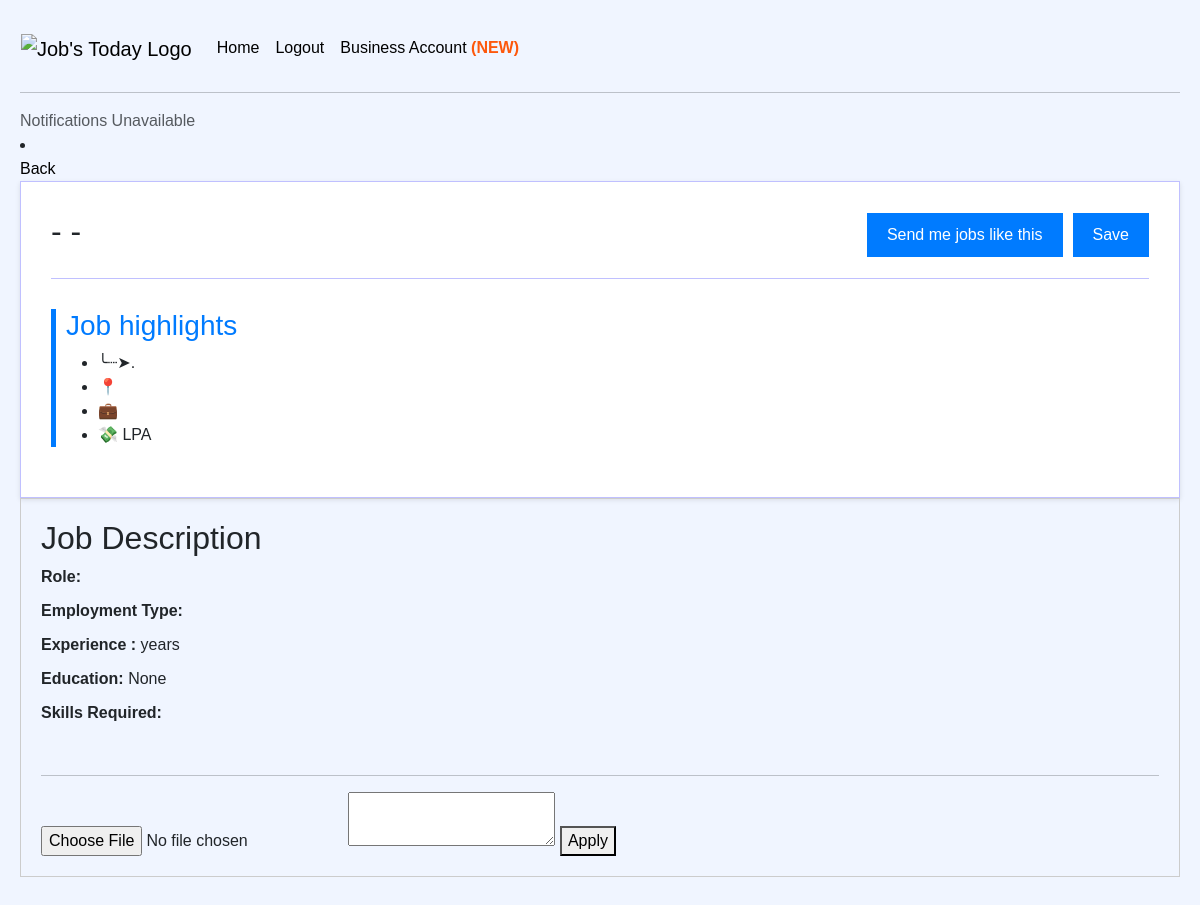
The page /applicant/application/detail/12/ (signed in) on the database as committed earlier.
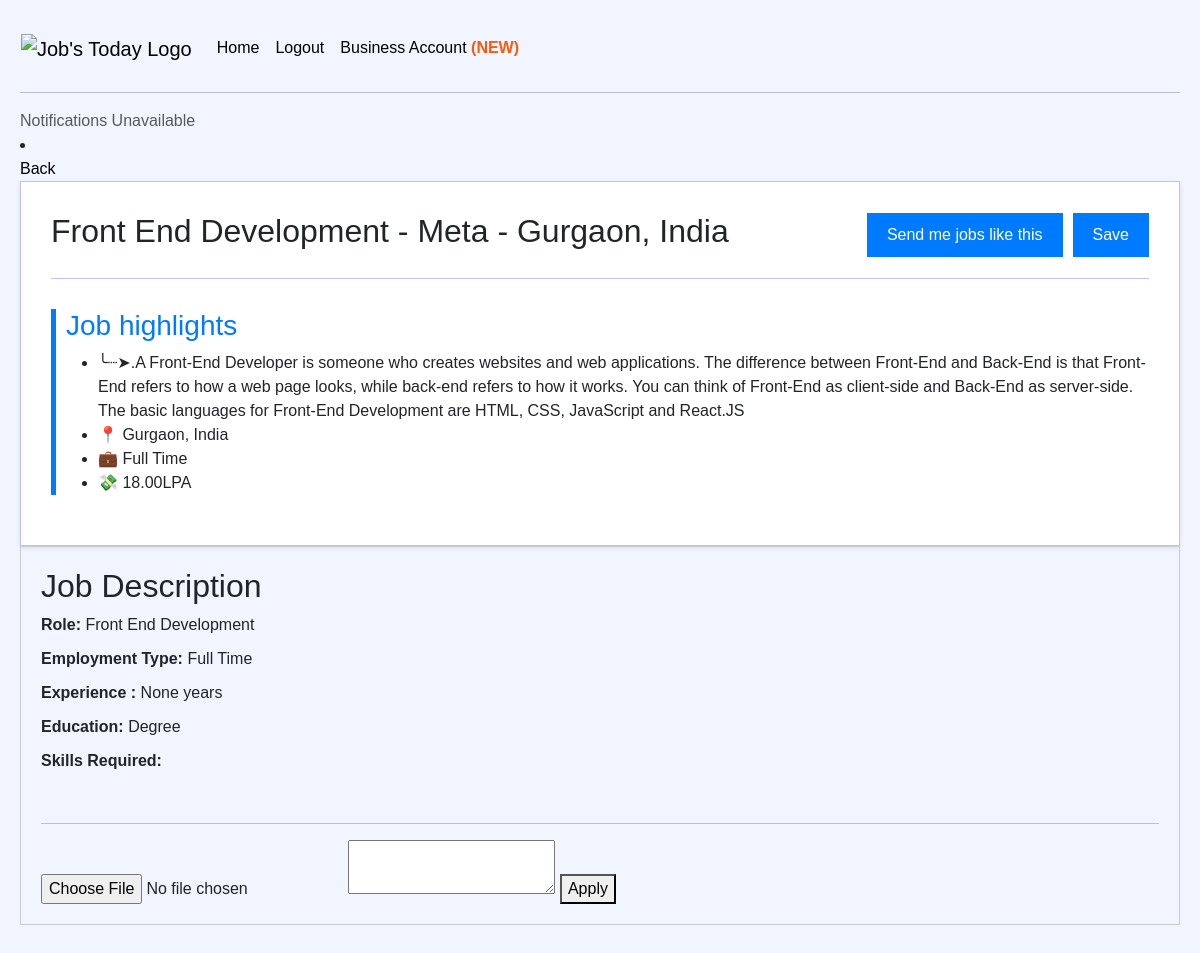
The same page on the database as committed later.
### main_app/models.py (models this page shows, shortened)
class JobAds(models.Model):
    company = models.ForeignKey(Company, on_delete=models.CASCADE, related_name='job_posts')
    title = models.CharField(max_length=100)
    description = models.TextField()
    location = models.CharField(max_length=100, null=True, blank=True)
    employment_type = models.ForeignKey(JobType,on_delete=models.SET_NULL, null=True, blank=True)  # e.g., Full-time, Part-time
    experience_required = models.IntegerField(null=True, blank=True)  # Number of years required
    education_required = models.ForeignKey(Education, on_delete=models.SET_NULL, null=True, blank=True)
    skills_required = models.ManyToManyField(Skill, related_name='job_posts')
    salary = models.DecimalField(max_digits=10, decimal_places=2, null=True, blank=True)
    posted_at = models.DateTimeField(auto_now_add=True)
    created_at = models.DateTimeField(auto_now=True)

class Company(models.Model):
    user = models.ForeignKey(CustomUser, on_delete=models.CASCADE, related_name='companies')
    name = models.CharField(max_length=50, null=True, blank=True)
    est_year = models.IntegerField(null=True)
    city = models.CharField(max_length=50, null=True, blank=True)
    state = models.CharField(max_length=50, null=True, blank=True)  # Ensure this field is present
    created_at = models.DateTimeField(auto_now_add=True)
    updated_at = models.DateTimeField(auto_now=True)
    def __str__(self) -> str:
        return self.name

class JobType(models.Model):
    JOB_TYPE_CHOICES = (
        ('full_time', 'Full Time'),
        ('part_time', 'Part Time'),
        ('contract', 'Contract'),
        ('internship', 'Internship'),
        ('freelance', 'Freelance'),
    )
    job_type = models.CharField(max_length=30,choices=JOB_TYPE_CHOICES, blank=True)
    def __str__(self):
        return dict(self.JOB_TYPE_CHOICES).get(self.job_type, 'Unknown Job Type')

class Education(models.Model):
    EDUCATION_CHOICES = [
        ('HS', 'Higher Secondary'),
        ('DIP', 'Diploma'),
        ('DEG', 'Degree'),
        ('PG', 'Post Graduation'),
        ('MAS', 'Master'),
    ]
    education = models.CharField(max_length=30, choices=EDUCATION_CHOICES, blank=True)
    def __str__(self):
        return self.get_education_display()

### main_app/views.py (the view)
# urls.py: path('applicant/application/detail/<int:job_id>/', views.jobdetail, name='applicant_update_application_status'),
@login_required
def jobdetail(request,job_id):
    try:
        job_obj = JobAds.objects.get(id=job_id)
    except JobAds.DoesNotExist:
        job_obj = None
    context = {
        'job_ad': job_obj,
        'education_required': job_obj.education_required if job_obj else None,
    }
    return render(request,'apply_for_job.html',context)

### main_app/templates/apply_for_job.html (shortened to what this page needs)
{% extends "base.html" %}
{% block content %}
    <li class="nav-item">
        <a class="nav-link" href="{% url 'applicant_dashboard' %}">Back</a>
    </li>
<div class="job-listing">
    <div class="job-header">
      <h2 >{{job_ad.title}} - {{job_ad.company}} - {{job_ad.location}} </h2>
      <div class="actions">
        <button>Send me jobs like this</button>
        <button>Save</button>
      </div>
    </div>
    <div class="job-body">
      <div class="job-highlights">
        <h3>Job highlights</h3>
        <ul>
          <li>╰┈➤.{{job_ad.description }}</li>
          <li>📍 {{job_ad.location}}</li>
          <li>💼 {{job_ad.employment_type}}</li>
          <li>💸 {{job_ad.salary}}LPA</li>
        </ul>
      </div>
    </div>
</div>
    <div class="job-description">
        <h2>Job Description</h2>
        <p><strong>Role:</strong> {{job_ad.title}}</p>
        <p><strong>Employment Type:</strong> {{job_ad.employment_type}}</p>
        <p><strong>Experience :</strong> {{ job_ad.experience_required }} years</p>
        <p><strong>Education:</strong> {{ education_required }}</p>
        <p><strong>Skills Required:</strong>
            </p><br>
            <hr>
           <form method="post"  action="/apply/1/" enctype="multipart/form-data">
            <input type="file" name="resume" required>
            <textarea name="cover_letter"></textarea>
            <button class='btn-primary' type="submit">Apply</button>
        </form>
{% endblock %}

Rows that differ between the two databases and show on the page:
added JobAds: title "Front End Development", company "Meta", location "Gurgaon, India", description "A Front-End Developer is someone who creates websites and web applications. The difference between Front-End and Back-End is that Front-End refers to how a web page looks, while back-end refers to how it works. You can think of Front-End as client-side and Back-End as server-side. The basic languages for Front-End Development are HTML, CSS, JavaScript and React.JS", employment_type "Full Time", salary "18.00", experience_required "None"
now on this page (row unchanged): Education: education "Degree"
Other text that changed with them:
{{ education_required }}: "None" → (not shown)
